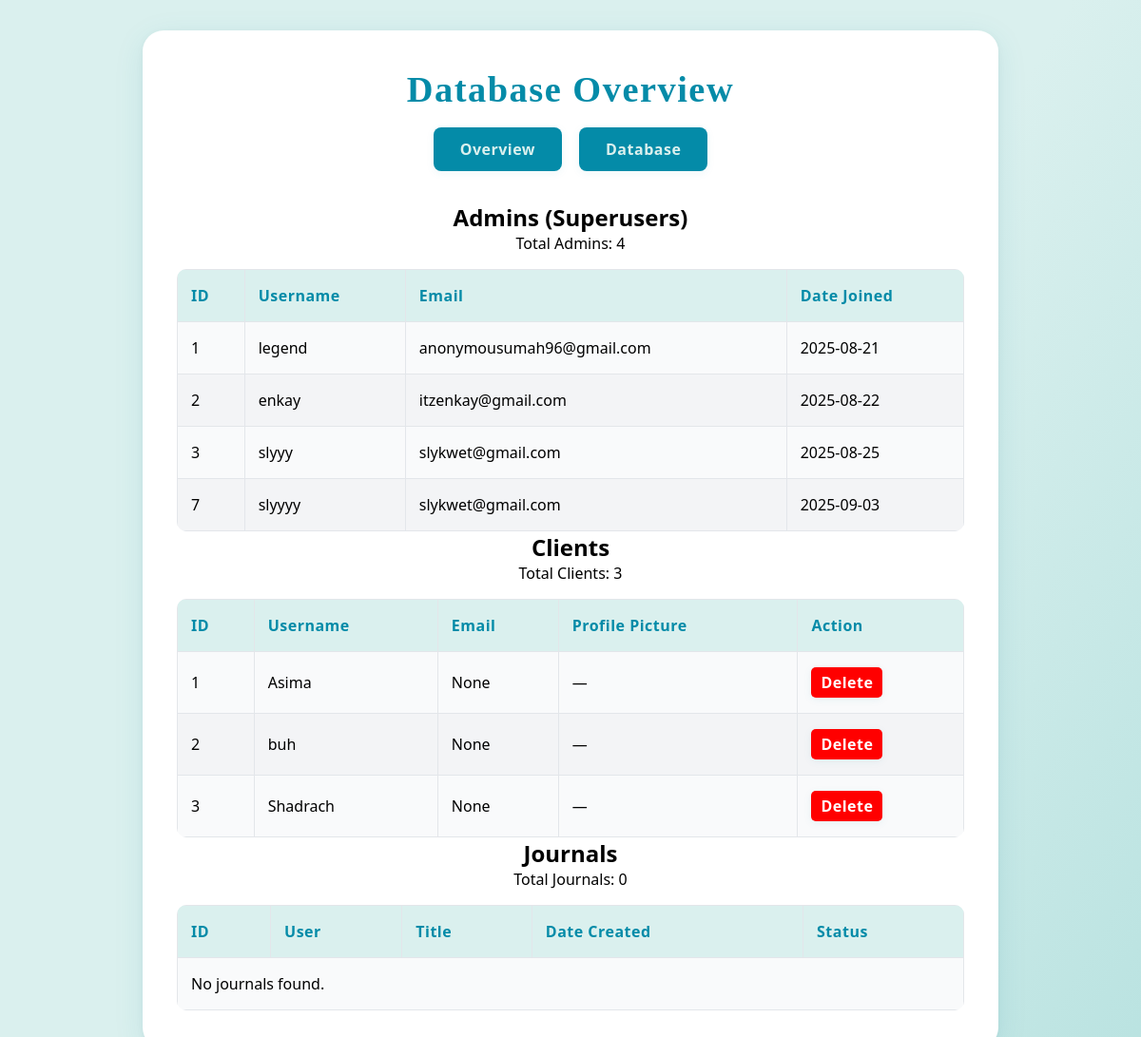
Page /dashboard/database/ on the earlier database version.
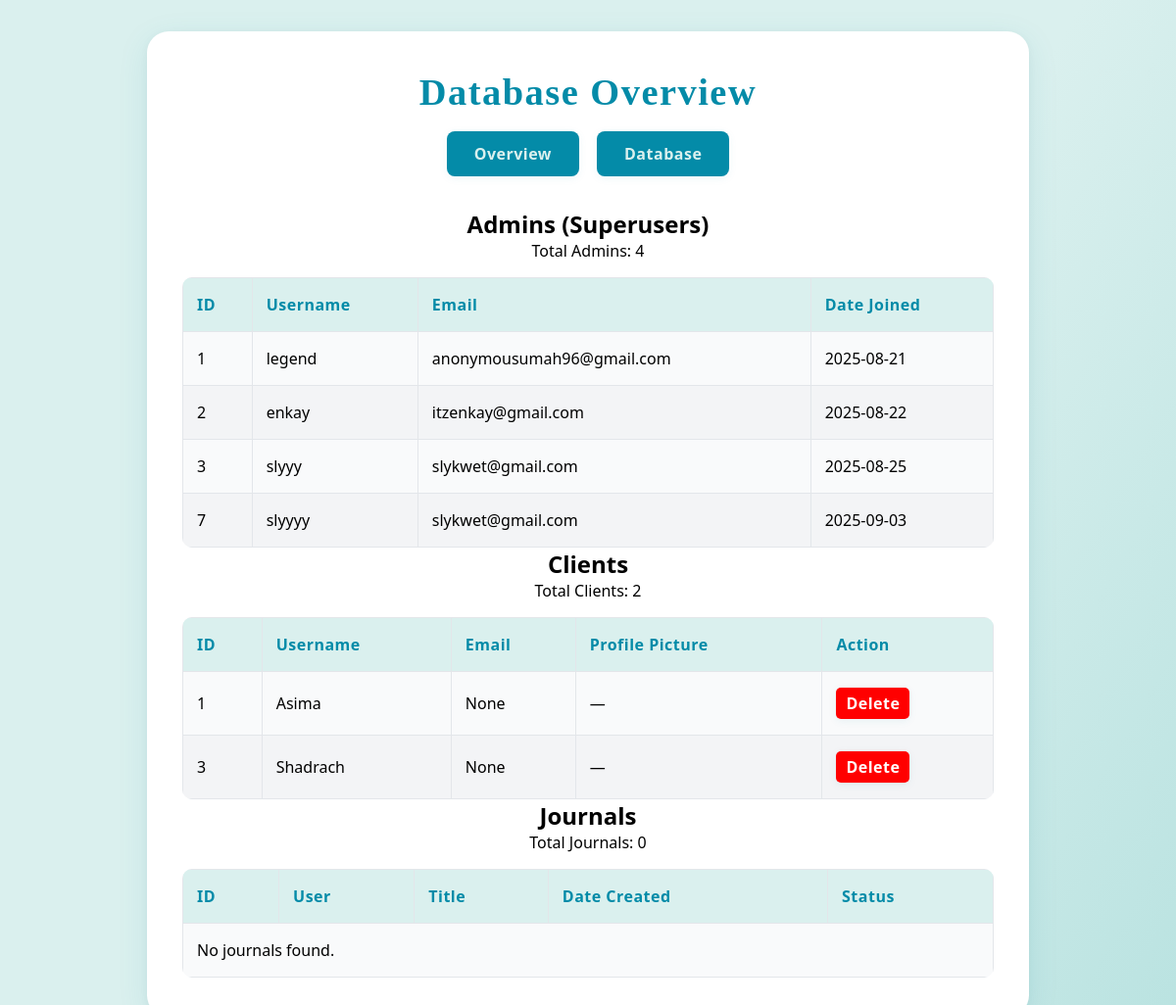
Same page on the later database version.
### dear_journal_app/models.py (models this page shows, shortened)
class Client(models.Model):
    username = models.CharField(max_length=150, unique=True)
    passkey = models.CharField(max_length=128)
    email = models.EmailField(unique=True , null=True , blank=True)
    profile_picture = models.ImageField(
        upload_to='profile_pics/',
        default='#',
        blank=True,
        null=True
    )

### dear_journal_app/views.py (the view)
# urls.py: path("dashboard/database/", views.database, name="database"),
def database(request):
    admins = User.objects.filter(is_superuser=True)
    clients = Client.objects.all()
    journals = Journal.objects.all()
    context = {
        "admins": admins,
        "clients": clients,
        "journals": journals,
        "total_admins": admins.count(),
        "total_clients": clients.count(),
        "total_journals": journals.count(),
    }
    return render(request, "dashboard/database.html", context)

### dear_journal_app/templates/dashboard/database.html (shortened to what this page needs)
{% load static %}
<!DOCTYPE html>
<html lang="en">
  <head>
    <link rel="stylesheet" href="{% static 'dashboard/css/dashboard.css' %}" />
  </head>
  <body>
    <section class="dashboard">
      <div class="generalInfo">
        <div class="heading">
          <h2>Database Overview</h2>
          <div
            class="dashboard-actions"
            style="
              margin-top: 18px;
              display: flex;
              gap: 18px;
              justify-content: center;
            "
          >
            <a href="{% url 'dashboard' %}" class="dashboard-btn">Overview</a>
            <a
              href="{% url 'database' %}"
              class="dashboard-btn dashboard-btn-alt"
              >Database</a
            >
          </div>
        </div>
        <h2>Admins (Superusers)</h2>
        <p>Total Admins: {{ total_admins }}</p>
        <table>
          <thead>
            <tr>
              <th>ID</th>
              <th>Username</th>
              <th>Email</th>
              <th>Date Joined</th>
            </tr>
          </thead>
          <tbody>
            {% for admin in admins %}
            <tr>
              <td>{{ admin.id }}</td>
              <td>{{ admin.username }}</td>
              <td>{{ admin.email }}</td>
              <td>{{ admin.date_joined|date:"Y-m-d" }}</td>
            </tr>
            {% empty %}
            <tr>
              <td colspan="4" class="empty-row">No admins found.</td>
            </tr>
            {% endfor %}
          </tbody>
        </table>
        <h2>Clients</h2>
        <p>Total Clients: {{ total_clients }}</p>
        <table>
          <thead>
            <tr>
              <th>ID</th>
              <th>Username</th>
              <th>Email</th>
              <th>Profile Picture</th>
              <th>Action</th>
            </tr>
          </thead>
          <tbody>
            {% for client in clients %}
            <tr>
              <td>{{ client.id }}</td>
              <td>{{ client.username }}</td>
              <td>{{ client.email }}</td>
              <td>
                {% if client.profile_picture %}
                <img
                  src="{{ client.profile_picture.url }}"
                  alt="Profile"
                  width="40"
                  height="40"
                  style="border-radius: 50%"
                />
                {% else %} — {% endif %}
              </td>
              <td>
                <a
                  href="{% url 'delete_client' client.id %}"
                  onclick="return confirm('Are you sure you want to delete {{ client.username }}?')"
                  class="dashboard-btn dashboard-btn-alt"
                  style="
                    background: red;
                    color: white;
                    padding: 5px 10px;
                    border-radius: 5px;
                    text-decoration: none;
                  "
                >
                  Delete
                </a>
              </td>
            </tr>
            {% empty %}
            <tr>
              <td colspan="5" class="empty-row">No clients found.</td>
            </tr>
            {% endfor %}
          </tbody>
        </table>
        <h2>Journals</h2>
        <p>Total Journals: {{ total_journals }}</p>
        <table>
          <thead>
            <tr>
              <th>ID</th>
              <th>User</th>
              <th>Title</th>
              <th>Date Created</th>
              <th>Status</th>
            </tr>
          </thead>
          <tbody>
            {% for journal in journals %}
            <tr>
              <td>{{ journal.id }}</td>
              <td>{{ journal.user.username }}</td>
              <td>{{ journal.title }}</td>
              <td>{{ journal.created_at|date:"Y-m-d" }}</td>
              <td>{{ journal.status }}</td>
            </tr>
            {% empty %}
            <tr>
              <td colspan="5" class="empty-row">No journals found.</td>
            </tr>
            {% endfor %}
          </tbody>
        </table>
      </div>
    </section>
  </body>
</html>

Differences in the rows shown:
removed Client: id "2", username "buh", email "None"
Other differences:
{{ total_clients }}: "3" → "2"
